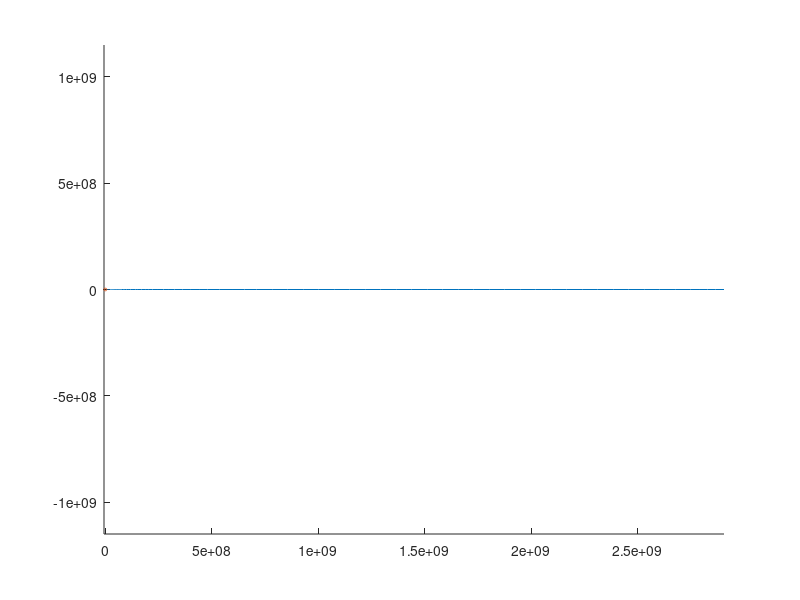

Recreate this plot in MATLAB. (Note: this script raises an error after producing the figure.)
function res = rockets2d()
    radius = 0.2;
    Cd = 0.7;
    m_shell = 100;
    mfuel_init = 300; %kg
    v_ex = 10000; %m/s
    flow = 1; %kg/s
    p0 = 1.225;  % inital air denisty
    me = 5.972e24;
    G = 6.67384e-11;
    r_e = 6371000;
    A = pi * radius^2;
    mstage = [12, 12, 12, 12, 12];
    stagen = 1;
    
    I = [r_e, 0, sind(90), cosd(90), mfuel_init]; %x,y,vx,vy,mfuel_init
   
    function dXdt = derivs(t, X)
        rx = X(1);
        ry = X(2);
        vx = X(3);
        vy = X(4);
        m_fuel = X(5);

        
        r_vec = [rx;ry]; % r = xi+yj
        r_hat = r_vec ./ norm(r_vec);
        v_vec = [vx; vy]; %v = vx;i + vyi 
        v_hat = v_vec ./ norm(v_vec);
        h = norm(r_vec) - r_e;
        p = p0*exp(-h/8000);
        
        if m_fuel > 0
            Ft = v_ex * log(flow / .25*m_fuel + m_shell) * v_hat;
            dmdt = -flow;
        else
            m_fuel = 0;
            Ft = [0;0];
            dmdt = 0;
        end
               
        if stagen == 6
            m_fuel = 0;
            attachedstages = 0;
        else
            stagen = 6 - ceil(m_fuel/60);
            attachedstages = sum(mstage(stagen:end));
            hey =  [stagen, attachedstages, m_fuel]
        end
        
        drxdt = vx;
        drydt = vy;
        Fg = (-G * (m_fuel + m_shell + attachedstages)*me/(norm(r_vec))^2)*r_hat;
        Fd = (-1/2*Cd*p*norm(v_vec)^2*A)*v_hat;
        a = (Fg + Fd + Ft) / ( m_fuel + m_shell + attachedstages);
        %dvxdt = (-G*(m+m_shell)*me/(rx)^2*r_hat -1/2*Cd*p*vx^2*A + flow*v_ex)/(m+m_shell);
        %dvydt = (-G*(m+m_shell)*me/(ry)^2*r_hat -1/2*Cd*p*vy^2*A + flow*v_ex)/(m+m_shell);
     
        

        dXdt = [drxdt;drydt; a; dmdt];
        
    end
    
    function [value, terminal, direction] = events(time,W)
        rx = I(:,1);
        ry = I(:,2);
        
        r_vec = [rx; ry]; %v = vx;i + vyi 
        h = norm(r_vec) - r_e;
        p = p0*exp(-h/8000);
        value = h;
        direction = -1;
        terminal = 1;
        
    end

    time = 40000;
    options = odeset('Events', @events);
    [T, M] = ode45(@derivs,[0 time], I, options);
    
    rx_pos = M(:,1);
    ry_pos = M(:,2);
    vx_pos = M(:,3);
    vy_pos = M(:,4);
    m_fin = M(:,5);
    
    %v_pos(end);
    %m_fin(end)
    %vf = v_ex * log((mfuel_init+m_shell)/m_shell);
    
    hold on
    plot(rx_pos, ry_pos)
    dom = 0:2*pi/48:2*pi;
    xp = (r_e*cos(dom));
    yp = r_e*sin(dom);
    plot(xp,yp)
    axis equal
    %plot(vx_pos, vy_pos)
    legend('position')
    

end